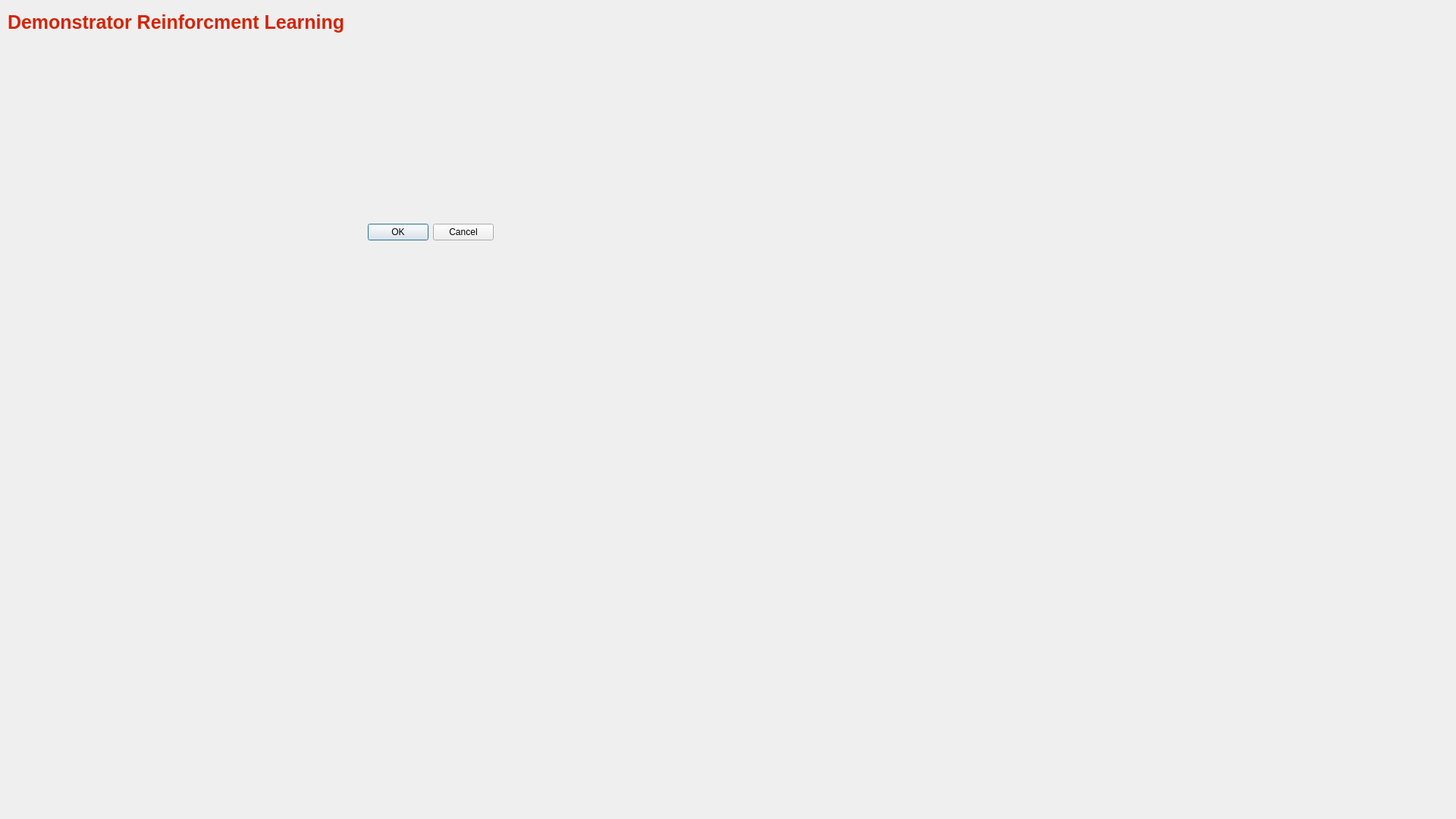
<?xml version="1.0" encoding="UTF-8"?>
<ui version="4.0">
 <class>Main</class>
 <widget class="QDialog" name="Main">
  <property name="enabled">
   <bool>true</bool>
  </property>
  <property name="geometry">
   <rect>
    <x>0</x>
    <y>0</y>
    <width>1920</width>
    <height>1080</height>
   </rect>
  </property>
  <property name="sizePolicy">
   <sizepolicy hsizetype="Fixed" vsizetype="Fixed">
    <horstretch>0</horstretch>
    <verstretch>0</verstretch>
   </sizepolicy>
  </property>
  <property name="minimumSize">
   <size>
    <width>1920</width>
    <height>1080</height>
   </size>
  </property>
  <property name="maximumSize">
   <size>
    <width>1920</width>
    <height>1080</height>
   </size>
  </property>
  <property name="sizeIncrement">
   <size>
    <width>0</width>
    <height>0</height>
   </size>
  </property>
  <property name="baseSize">
   <size>
    <width>0</width>
    <height>0</height>
   </size>
  </property>
  <property name="focusPolicy">
   <enum>Qt::WheelFocus</enum>
  </property>
  <property name="contextMenuPolicy">
   <enum>Qt::NoContextMenu</enum>
  </property>
  <property name="windowTitle">
   <string>Demonstratrator Reinforcment Learning</string>
  </property>
  <property name="windowIcon">
   <iconset>
    <normalon>:/h-ka Logos/favicon.ico</normalon>
   </iconset>
  </property>
  <property name="sizeGripEnabled">
   <bool>false</bool>
  </property>
  <widget class="QDialogButtonBox" name="buttonBox">
   <property name="geometry">
    <rect>
     <x>310</x>
     <y>290</y>
     <width>341</width>
     <height>32</height>
    </rect>
   </property>
   <property name="orientation">
    <enum>Qt::Horizontal</enum>
   </property>
   <property name="standardButtons">
    <set>QDialogButtonBox::Cancel|QDialogButtonBox::Ok</set>
   </property>
  </widget>
  <widget class="QLabel" name="label">
   <property name="geometry">
    <rect>
     <x>10</x>
     <y>10</y>
     <width>480</width>
     <height>40</height>
    </rect>
   </property>
   <property name="font">
    <font>
     <pointsize>19</pointsize>
     <weight>75</weight>
     <bold>true</bold>
    </font>
   </property>
   <property name="text">
    <string>&lt;html&gt;&lt;head/&gt;&lt;body&gt;&lt;p&gt;&lt;span style=&quot; color:#d72305;&quot;&gt;Demonstrator Reinforcment Learning&lt;/span&gt;&lt;/p&gt;&lt;/body&gt;&lt;/html&gt;</string>
   </property>
  </widget>
  <widget class="QLabel" name="label_2">
   <property name="geometry">
    <rect>
     <x>10</x>
     <y>990</y>
     <width>521</width>
     <height>81</height>
    </rect>
   </property>
   <property name="text">
    <string>&lt;html&gt;&lt;head/&gt;&lt;body&gt;&lt;p&gt;&lt;img src=&quot;:/h-ka Logos/HKA_Logo_Gesamt-h_RGB.svg&quot;/&gt;&lt;/p&gt;&lt;/body&gt;&lt;/html&gt;</string>
   </property>
  </widget>
 </widget>
 <resources>
  <include location="Ressourcen.qrc"/>
 </resources>
 <connections>
  <connection>
   <sender>buttonBox</sender>
   <signal>accepted()</signal>
   <receiver>Main</receiver>
   <slot>accept()</slot>
   <hints>
    <hint type="sourcelabel">
     <x>248</x>
     <y>254</y>
    </hint>
    <hint type="destinationlabel">
     <x>157</x>
     <y>274</y>
    </hint>
   </hints>
  </connection>
  <connection>
   <sender>buttonBox</sender>
   <signal>rejected()</signal>
   <receiver>Main</receiver>
   <slot>reject()</slot>
   <hints>
    <hint type="sourcelabel">
     <x>316</x>
     <y>260</y>
    </hint>
    <hint type="destinationlabel">
     <x>286</x>
     <y>274</y>
    </hint>
   </hints>
  </connection>
 </connections>
</ui>
